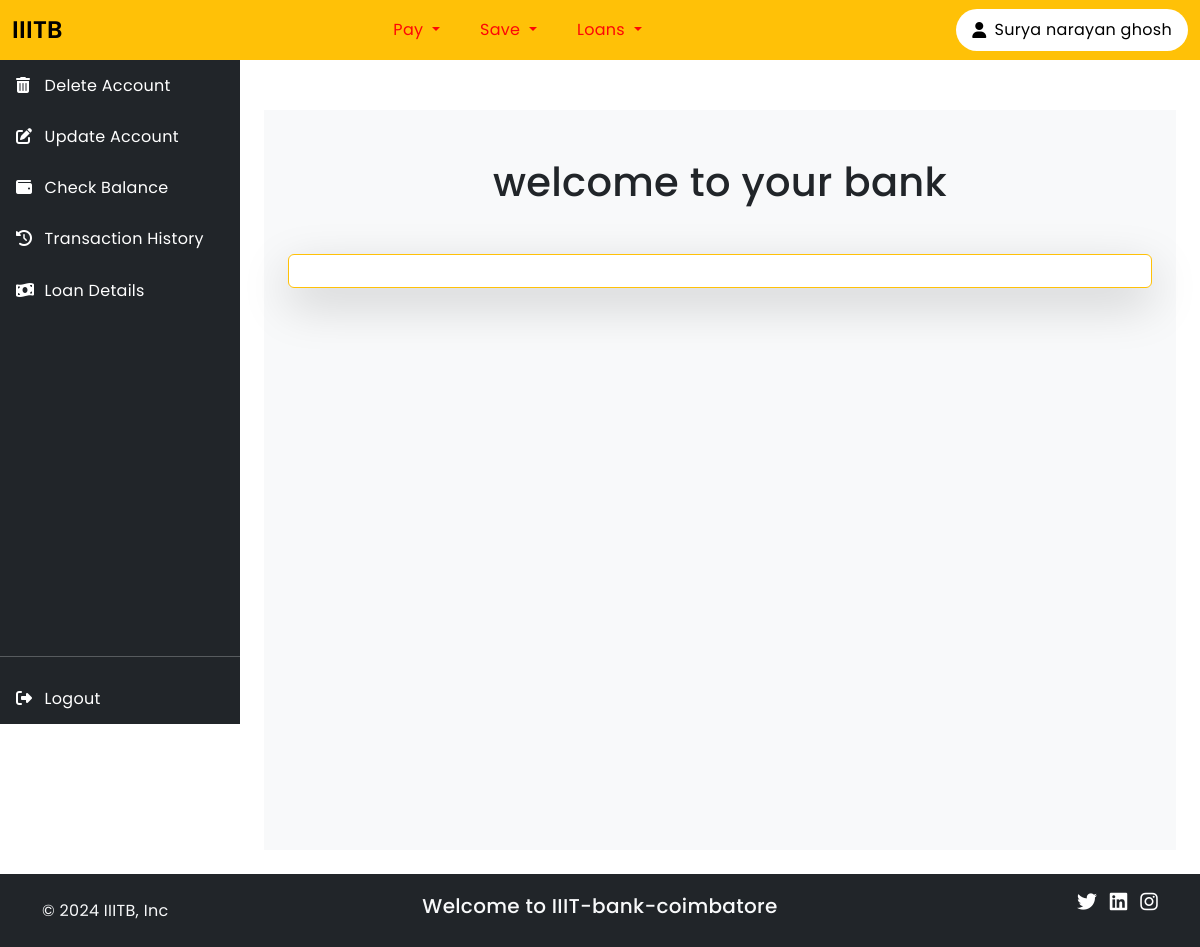
Page /main/52/ on the committed database.
### myapp/models.py (models this page shows, shortened)
class Customer(models.Model):
    customer_id = models.AutoField(primary_key=True)
    name = models.CharField(max_length=60,null=False)
    phone_no = models.CharField(max_length=10,
                                    unique=True,
                                    validators=[
                                        RegexValidator(r'^\d{10}$')
                                    ],null=False)
    Aadhar_no = models.CharField(max_length=12,
                                    unique=True,
                                    validators=[
                                        RegexValidator(r'^\d{12}$')
                                    ],null=False)
    DOB = models.DateField()
    branch_connect = models.ForeignKey(Bank_branches,on_delete=models.CASCADE)
    account = models.OneToOneField(AccountNumber,on_delete = models.CASCADE)
    password = models.CharField(max_length = 128,null=True,blank=False,
                                validators=[
                                    RegexValidator(r'^(?=.*[a-z])(?=.*[A-Z])(?=.*\d)')
                                ])

class Bank_branches(models.Model):
    branch_id = models.AutoField(primary_key=True)
    branch_name = models.CharField(max_length=100)
    state = models.CharField(max_length=100,null=True,blank=True)
    city = models.CharField(max_length=100,null=True,blank=True)

### myapp/views.py (the view)
# urls.py: path('main/<int:customer_id>/',views.mainPage,name="mainPage"),
def mainPage(request,customer_id):
    customer = Customer.objects.get(customer_id=customer_id)
    account = Account.objects.get(account_number = customer.account,account_type='current')
    return render(request,'myapp/main.html',{'customer':customer,'account':account})

### myapp/templates/myapp/main.html (shortened to what this page needs)
{% load static %}
<!DOCTYPE html>
<html lang="en">
<head>
    <link href="https://cdn.jsdelivr.net/npm/bootstrap@5.3.3/dist/css/bootstrap.min.css" rel="stylesheet">
    <link rel="stylesheet" href="https://cdnjs.cloudflare.com/ajax/libs/font-awesome/6.5.1/css/all.min.css">
</head>
<div class="container" style="height: var(--navbar-height);">
    <nav class="navbar navbar-expand-lg bg-warning fixed-top" style="height: var(--navbar-height);">
        <div class="container-fluid">
            <a class="navbar-brand" href="/main/{{customer.customer_id}}">IIITB</a>
            <div class="collapse navbar-collapse" id="navbarContent">
                <ul class="navbar-nav mx-auto">
                    <li class="nav-item dropdown">
                        <a class="nav-link dropdown-toggle me-4" href="#" data-bs-toggle="dropdown">
                            Pay
                        </a>
                    </li>
                    <li class="nav-item dropdown">
                        <a class="nav-link dropdown-toggle me-4" href="#" data-bs-toggle="dropdown">
                            Save
                        </a>
                    </li>
                    <li class="nav-item dropdown">
                        <a class="nav-link dropdown-toggle" href="#" data-bs-toggle="dropdown">
                            Loans
                        </a>
                    </li>
                </ul>
                <a href="/main/{{customer.customer_id}}" class="user-profile" data-bs-toggle="tooltip" data-bs-placement="bottom" title="Account Type: {{account.account_type}}">
                    <i class="fas fa-user"></i>
                    <span>{{customer.name}}</span>
                </a>
            </div>
        </div>
    </nav>
</div>
    <div class="d-flex flex-column p-4">
        <div class="container-fluid d-flex flex-grow-1 p-0">
            <div class="sidebar bg-dark" style="height:83vh;">
                <div class="d-flex flex-column h-100">
                    <div class="flex-grow-1">
                        <ul class="nav flex-column">
                            <li class="nav-item">
                                <a class="nav-link text-white" href="/delete/{{customer.account.account_number}}">
                                    <i class="fas fa-trash-alt"></i>
                                    <span>Delete Account</span>
                                </a>
                            </li>
                            <li class="nav-item">
                                <a class="nav-link text-white" href="/update/{{customer.account.account_number}}">
                                    <i class="fas fa-edit"></i>
                                    <span>Update Account</span>
                                </a>
                            </li>
                            <li class="nav-item">
                                <a class="nav-link text-white" href="/checkbalance/{{customer.account.account_number}}">
                                    <i class="fas fa-wallet"></i>
                                    <span>Check Balance</span>
                                </a>
                            </li>
                            <li class="nav-item">
                                <a class="nav-link text-white" href="/transaction/{{customer.account.account_number}}">
                                    <i class="fas fa-history"></i>
                                    <span>Transaction History</span>
                                </a>
                            </li>
                            <li class="nav-item">
                                <a class="nav-link text-white" href="/loan_details/{{customer.account.account_number}}">
                                    <i class="fas fa-money-bill-wave"></i>
                                    <span>Loan Details</span>
                                </a>
                            </li>
                        </ul>
                    </div>
                    <div class="mt-auto">
                        <hr class="border-light">
                        <ul class="nav flex-column">
                            <li class="nav-item">
                                <a class="nav-link text-white" href="/">
                                    <i class="fas fa-sign-out-alt"></i>
                                    <span>Logout</span>
                                </a>
                            </li>
                        </ul>
                    </div>
                </div>
            </div>
            <main class="main-content flex-grow-1 p-4">
                {% block content %}
                    <div class="container">
                        <h1 class="text-center pt-4">welcome to your bank </h1>
                        <div class="row bg-grey" style="margin-top:3rem;">
                            <div class="card border-warning mb-3 shadow-lg" style="min-width: 40rem;">
                                <div class="card-body text-dark">
                                </div>
                            </div>
                        </div>
                    </div>
                {% endblock %}
            </main>
        </div>
    </div>
        <footer class="footer bg-dark text-light py-3">
            <div class="container">
                <div class="row align-items-center">
                    <div class="col-md-4">
                        <span>&copy; 2024 IIITB, Inc</span>
                    </div>
                    <div class="col-md-4 text-center">
                        <h5>Welcome to {{customer.branch_connect.branch_name}}</h5>
                    </div>
                    <div class="col-md-4 text-end">
                        <ul class="list-inline">
                            <li class="list-inline-item">
                                <a href="#" class="text-white"><i class="fab fa-twitter fa-lg"></i></a>
                            </li>
                            <li class="list-inline-item">
                                <a href="#" class="text-white"><i class="fab fa-linkedin fa-lg"></i></a>
                            </li>
                            <li class="list-inline-item">
                                <a href="#" class="text-white"><i class="fab fa-instagram fa-lg"></i></a>
                            </li>
                        </ul>
                    </div>
                </div>
            </div>
        </footer>
</body>
</html>

### myapp/templates/myapp/main.html (style rules this page uses)
:root { --sidebar-width: 240px; --navbar-height: 60px; --primary-color: #ffc107; --dark-bg: #212529; --font-primary: 'Space Grotesk', sans-serif; --font-secondary: 'Poppins', sans-serif; --font-headings: 'Outfit', sans-serif; --font-special: 'DM Sans', sans-serif; }
.sidebar { width: var(--sidebar-width); height: calc(100vh - var(--navbar-height)); position: fixed; top: var(--navbar-height); left: 0; z-index: 1000; transition: transform 0.3s ease-in-out; }
.nav-link { padding: 0.8rem 1rem; color: rgb(253, 7, 7); transition: all 0.3s; }
.nav-link i { width: 24px; }
.main-content { margin-left: var(--sidebar-width); padding: 20px; min-height: calc(100vh - var(--navbar-height)); background-color: #f8f9fa; transition: margin 0.3s ease-in-out; }
.navbar-brand { font-weight: 600; font-size: 1.5rem; }
.footer { background-color: var(--dark-bg); color: white; padding: 1.5rem 0; }
.user-profile { display: flex; align-items: center; gap: 0.5rem; padding: 0.5rem 1rem; border-radius: 50px; background-color: rgb(255, 255, 255); color: black; text-decoration: none; transition: all 0.3s; }

### rows in the picture
Customer: name "Surya narayan ghosh", branch_connect.branch_name "IIIT-bank-coimbatore"
